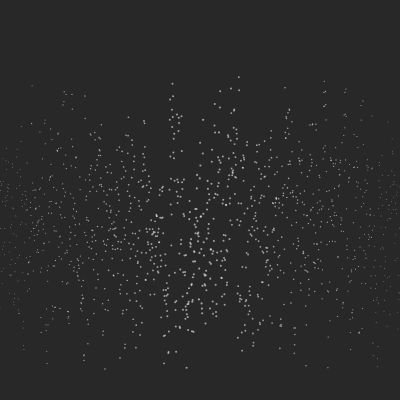
Frame 1 (no input)
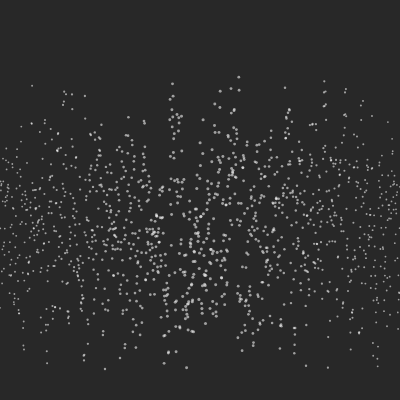
Frame 60 (no input)
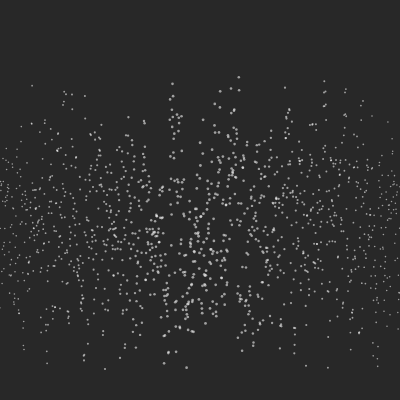
Frame 120 (the mouse pressed at the canvas centre since frame 60)

The p5.js sketch that drew these frames (run headless with seeded random() and noise() and a simulated clock; from frame 60 on, the mouse is pressed at the canvas centre):

// p5.js sketch
// ── sketch.js
var rad;
function setup() {
  createCanvas(400, 400);
}

function draw() {
  background(40);
  noStroke();
  fill(244,150);
  rad=0.8
  
  for(i=0; i<width; i+=0.3){
    push();
    if(i<width/2){
      rad+=0.002
    }else{
      rad-=0.002
    }
    ellipse(i, 400*noise(i)+height/10, rad+(sin(frameCount/50)),rad+(sin(frameCount/50)));
    // fill(map(rad, 0, rad, 0,255));
    pop();
  }
}
